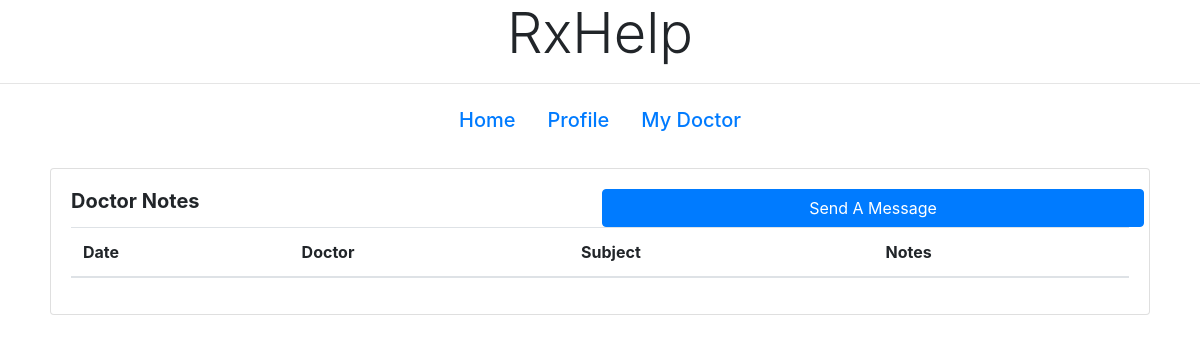
/patientMyDoctor/43825, run on an earlier commit of the app's database.
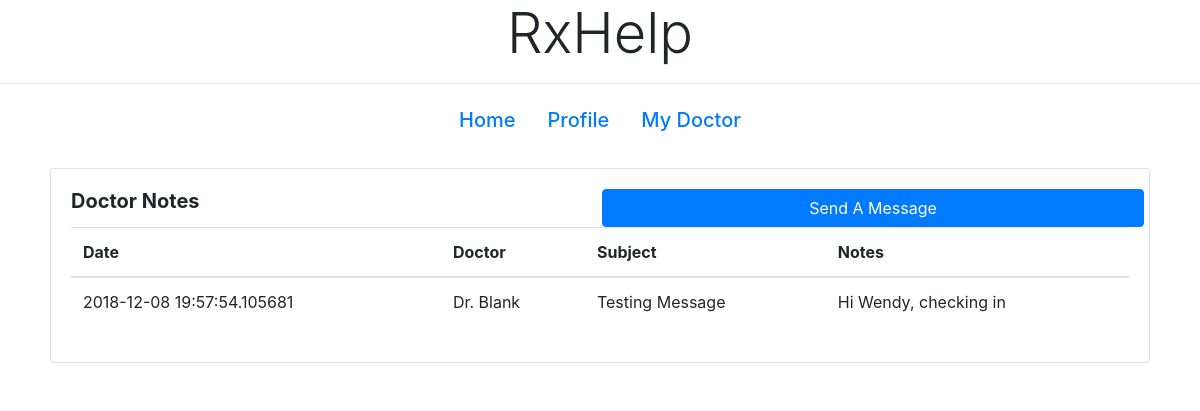
And on a later commit of the database.
### tables this page shows
CREATE TABLE doctor_notes(
dr_id INT,
patient_id INT,
note_id INT PRIMARY KEY,
subject VARCHAR(255) NOT NULL,
date DATE NOT NULL,
content VARCHAR(255) NOT NULL
);

CREATE TABLE doctors(
username VARCHAR(255) NOT NULL,
password VARCHAR(255) NOT NULL,
name VARCHAR(255) NOT NULL,
id_number INT PRIMARY KEY
);

### app.py (the view)
@app.route('/patientMyDoctor/<id_num>', methods=['GET'])
def drP(id_num):
    conn = sqlite3.connect('database.db')
    cur = conn.cursor()
    cur.execute("select * from doctor_notes where patient_id = " + id_num + ";")
    dNotes = cur.fetchall()
    dNotes = list(dNotes)
    notesInfo = []
    for doc_id in dNotes:
        doc_id = list(doc_id)
        cur.execute("select name from doctors where id_number = " + str(doc_id[0]) + ";")
        name = cur.fetchall()
        doc_id[0] = name[0][0]
        notesInfo.append(doc_id)
    return render_template('patient/patientMyDoctor.html', notesInfo=notesInfo, id_num=id_num)

### templates/patient/patientMyDoctor.html (shortened to what this page needs)
<!DOCTYPE html>
<html lang="en">
<head>
  <link rel="stylesheet" href="https://stackpath.bootstrapcdn.com/bootstrap/4.1.3/css/bootstrap.min.css"
>
</head>
<body>
<b><h1 style="text-align: center;" class="display-4">RxHelp</h1></b>
<hr>
<ul class="nav justify-content-center">
  <li class="nav-item">
    <a class="nav-link active" href="/patientHome/{{id_num}}"><h5>Home</h5></a>
  </li>
  <li class="nav-item">
    <a class="nav-link" href="/patientProfile/{{id_num}}"><h5>Profile</h5></a>
  </li>
  <li class="nav-item">
    <a class="nav-link" href="/patientMyDoctor/{{id_num}}"><h5>My Doctor</h5></a>
  </li>
</ul>
<div id="boxy" class="container">
  <div class="row">
    <div style="margin: 20px;" class="card w-100">
      <div class="card-body">
        <div class="row">
          <h5 class="card-title col-sm"><b>Doctor Notes</b></h5>
          <a class="btn btn-primary btn btn-block col-sm" href="/sendMsg/{{id_num}}" role="button">Send A Message</a>
        </div>
        <table class="table">
          <thead>
          <tr>
            <th scope="col">Date</th>
            <th scope="col">Doctor</th>
            <th scope="col">Subject</th>
            <th scope="col">Notes</th>
          </tr>
          </thead>
          <tbody>
          {% for n in notesInfo %}
          <tr>
            <td>{{n[4]}}</td>
            <td>{{n[0]}}</td>
            <td>{{n[3]}}</td>
            <td>{{n[5]}}</td>
          </tr>
          {% endfor %}
          </tbody>
        </table>
      </div>
    </div>
  </div>
</div>
</body>
</html>

What changed in the data, as far as the page shows it:
added doctor_notes: date "2018-12-08 19:57:54.105681", subject "Testing Message", content "Hi Wendy, checking in"
added doctors: name "Dr. Blank"
